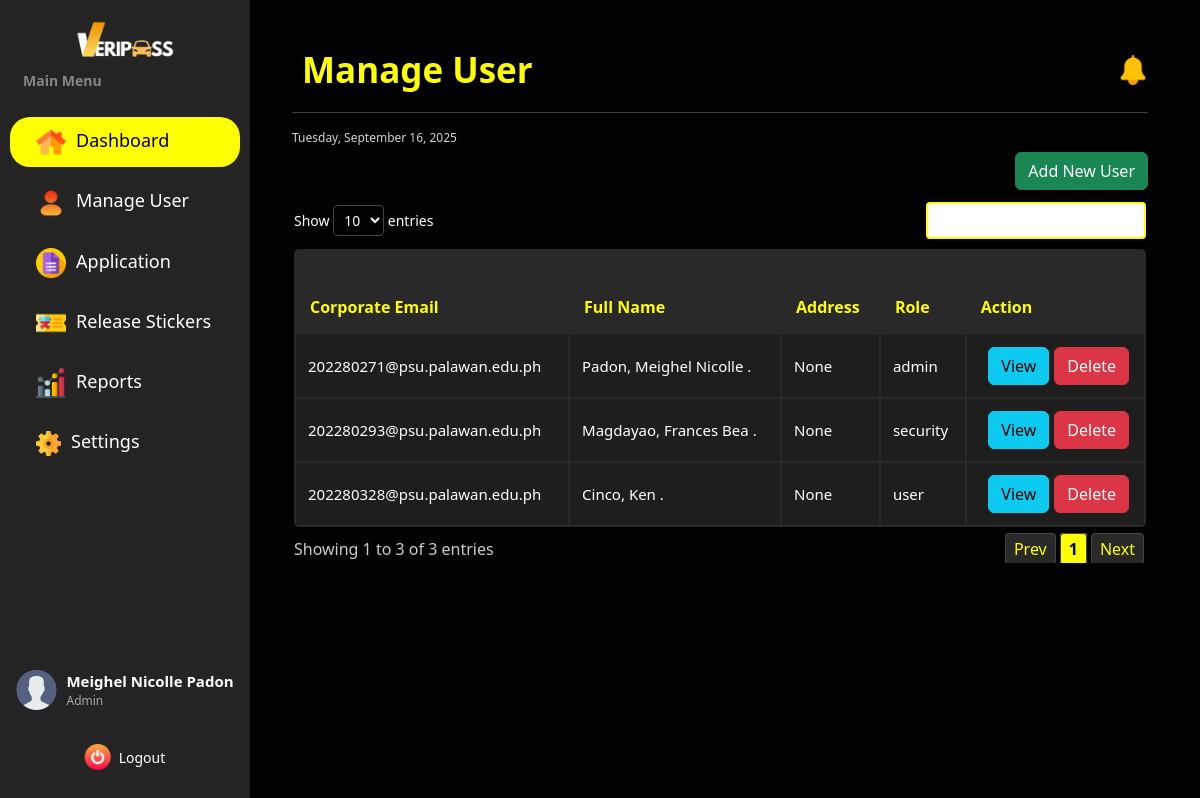
The app's page /dashboard/admin/manage_users/ (signed in) with its own data.
### vehicle_pass/models.py (models this page shows, shortened)
class BaseModel(models.Model):
    created_at = models.DateTimeField(auto_now_add=True, db_index=True)
    updated_at = models.DateTimeField(auto_now=True)
    class Meta:
        abstract = True

class UserProfile(BaseModel):
    ROLE_CHOICES = [('user', 'User'),
        ('security', 'Security'),
        ('admin', 'Admin')
        ]
    SCHOOL_ROLE_CHOICES = [('student', 'Student'),
                           ('faculty & staff', 'Faculty and Staff'),
                           ('university official', 'University Official')
    ]
    COLLEGE_CHOICES = [('CAD', 'College of Architecture and Design'),
                       ('CAH', 'College of Arts and Humanities'),
                       ('CBA', 'College of Business and Accountancy'),
                       ('CCJE', 'College of Criminal Justice and Education'),
                       ('CoE', 'College of Engineering'),
                       ('CHTM', 'College of Hospitality Management and Tourism'),
                       ('CNHS', 'College of Nursing and Health Sciences'),
                       ('CS', 'College of Sciences'),
                       ('CTE', 'College of Teacher Education'),
    ]
    YEAR_LEVEL_CHOICES = [('first year', 'First Year'),
                          ('second year', 'Second Year'),
                          ('third year', 'Thord Year'),
                          ('fourth year', 'Fourth year'),
                          ('fifth year', 'Fifth Year')
    ]
    OFFICE_CHOICES = [
        ('university president', 'University President'),
        ('university president coa', 'University President COA'),
        ('office of the university secretary', 'Office of the University Secretary'),
        ('legal office', 'Legal Office (Data Privacy Office)'),
        ('planning and development office', 'Planning and Development Office'),
        ('office of the internal audit services', 'Office of the Internal Audit Services (QMS)'),
        ('public information office', 'Public Information Office'),
        ('alumni affairs office', 'Alumni Affairs Office'),
        ('academic council', 'Academic Council'),
        ('administrative council', 'Administrative Council'),
        ('research and extension council', 'Research and Extension Council'),
        ('management committee', 'Management Committee'),
        ('university ethics committee', 'University Ethics Committee'),
        ('gender and development office', 'Gender and Development Office'),
        ('international affairs and linkages office', 'International Affairs and Linkages Office'),
        ('office of the vice president for finance and administration', 'Office of the Vice President for Finance and Administration'),
        ('bids and awards committee', 'Bids and Awards Committee'),
        ('administrative management office', 'Administrative Management Office'),
        ('records archives management office', 'Records Archives Management Office'),
        ('human resource management office', 'Human Resource Management Office'),
        ('faculty and staff development unit', 'Faculty and Staff Development Unit'),
        ('health services office', 'Health Services Office'),
        ('management information system information office', 'Management Information System Information Office'),
        ('security office', 'Security Office'),
        ('supply and property management office', 'Supply and Property Management Office'),
        ('disaster risk reduction and management office', 'Disaster Risk Reduction and Management Office'),
        ('project management office', 'Project Management Office'),
        ('general services office', 'General Services Office'),
        ('utility and environmental management office', 'Utility and Environmental Management Office'),
        ('motorpool office', 'Motorpool Office'),
        ('finance management service offices (cfo)', 'Finance Management Service Offices (CFO)'),
        ('accounting office', 'Accounting Office'),
        ('processing unit', 'Processing Unit'),
        ('student accounts & assessment', 'Student Accounts & Assessment'),
        ('financial reporting', 'Financial Reporting'),
        ('budget office', 'Budget Office'),
        ('production services/income generating projects office', 'Production Services/Income Generating Projects Office'),
        ('production', 'Production'),
        ('sifma', 'SIFMA'),
        ('university bookstore', 'University Bookstore'),
        ('auxiliary services - canteen', 'Auxiliary Services - Canteen'),
        ('auxiliary services - hostel', 'Auxiliary Services - Hostel'),
        ('auxiliary services - dormitory', 'Auxiliary Services - Dormitory'),
        ('university printing press', 'University Printing Press'),
        ('procurement office', 'Procurement Office'),
        ('cashiers office', 'Cashier’s Office'),
        ('office of the vice president for research, development and extension', 'Office of the Vice President for Research, Development and Extension'),
        ('university research office', 'University Research Office'),
        ('university extension service office', 'University Extension Service Office'),
        ('intellectual property and technology transfer office', 'Intellectual Property and Technology Transfer Office'),
        ('palawan studies center', 'Palawan Studies Center'),
        ('center for strategy policy and governance', 'Center for Strategy Policy and Governance'),
        ('panrehiyong iv-b sentro ng wikang pilipino', 'Panrehiyong IV-B Sentro ng Wikang Pilipino'),
        ('marine science research center', 'Marine Science Research Center'),
        ('palawan international technology business incubator & startup hub office', 'Palawan International Technology Business Incubator & Startup Hub Office'),
        ('office of the vice president for academic affairs', 'Office of the Vice President for Academic Affairs'),
        ('office of the eteeap', 'Office of the ETEEAP'),
        ('office of the university registrar', 'Office of the University Registrar'),
        ('university quality assurance center', 'University Quality Assurance Center'),
        ('office of the university sports', 'Office of the University Sports'),
        ('office of the curriculum & instructional materials development', 'Office of the Curriculum & Instructional Materials Development'),
        ('office of the student affairs and services', 'Office of the Student Affairs and Services'),
        ('social and cultural affairs (psu band, psu dance troupe, psu singers)', 'Social and Cultural Affairs (PSU Band, PSU Dance Troupe, PSU Singers)'),
        ('office of the university library', 'Office of the University Library'),
        ('psu museum', 'PSU Museum'),
    ]
    WORKPLACE_CHOICES = OFFICE_CHOICES + COLLEGE_CHOICES
    corporate_email = models.EmailField(max_length=50, unique=True)
    password = models.CharField(max_length=128)
    contact = models.CharField(max_length=14)
    lastname = models.CharField(max_length=25)
    firstname = models.CharField(max_length=50)
    middlename = models.CharField(max_length=25, blank=True, null=True)
    suffix = models.CharField(max_length=5, blank=True, null=True)
    address = models.CharField(max_length=100, blank=True, null=True)
    dl_number = models.CharField(max_length=25)
    college = models.CharField(max_length=100, choices=COLLEGE_CHOICES ,blank=True, null=True)
    program = models.CharField(max_length=100, blank=True, null=True)
    year_level = models.CharField(max_length=40, choices=YEAR_LEVEL_CHOICES, blank=True, null=True)
    father_name = models.CharField(max_length=100, blank=True, null=True)
    father_contact = models.CharField(max_length=14, blank=True, null=True)
    father_address = models.CharField(max_length=150, blank=True, null=True)
    mother_name = models.CharField(max_length=100, blank=True, null=True)
    mother_contact =models.CharField(max_length=14, blank=True, null=True)
    mother_address = models.CharField(max_length=150, blank=True, null=True)
    guardian_name = models.CharField(max_length=100, blank=True, null=True)
    guardian_contact = models.CharField(max_length=14, blank=True, null=True)
    guardian_address = models.CharField(max_length=150, blank=True, null=True)
    position = models.CharField(max_length=50, blank=True, null=True)
    workplace = models.CharField(max_length=150, choices=WORKPLACE_CHOICES, blank=True, null=True)
    role = models.CharField(max_length=20, choices=ROLE_CHOICES, default='user', null=True)
    school_role = models.CharField(max_length=20, choices=SCHOOL_ROLE_CHOICES, null=True, blank=True)

### vehicle_pass/views.py (the view)
# urls.py: path("dashboard/admin/manage_users/", AdminViewUser.as_view(), name="admin_manage_user"),
class AdminViewUser(CustomLoginRequiredMixin, ListView):
    model = UserProfile
    context_object_name = "users"
    template_name = 'Admin Dashboard/Admin_Manage_User.html'
    paginate_by = 20

### templates/Admin Dashboard/Admin_Manage_User.html (shortened to what this page needs)
{% extends "includes/admin_sidebar.html" %}
{% load static %}
{% block extra_css %}
    <link rel="stylesheet" href="{% static 'css/admin-dashboard-style.css' %}">
    <link rel="stylesheet" href="{% static 'css/sidebar.css' %}">
    <link rel="stylesheet"href="https://cdn.datatables.net/responsive/2.4.1/css/responsive.dataTables.min.css">
{% endblock %}
{% block content %}
<div class="dashboard-wrapper d-flex">
    <div class="main-content flex-grow-1 ms-uto">
        <div class="container-fluid py-1">
            <div class="d-flex justify-content-between align-items-center">
                <h2 class="title mb-3 mb-md-0">Manage User</h2>
                <div class="d-flex align-items-center gap-3">
                    <a href="Announcements.html" class="text-decoration-none position-relative">
                        <img src="{% static 'images/notification.png' %}" alt="Notifications" width="30" height="30">
                    </a>
                </div>
            </div>
            <hr>
            <small><span id="date"></span></small>
            <div class="filter-container d-flex justify-content-end">
                <a href="{% url 'admin_create_user' %}" class="btn btn-success">Add New User</a>
            </div>
            <section class="table-container">
                <table id="myTable" class="users-table">
                    <thead>
                        <tr>
                            <th>Corporate Email</th>
                            <th>Full Name</th>
                            <th>Address</th>
                            <th>Role</th>
                            <th>Action</th>
                        </tr>
                    </thead>
                    <tbody>
                    {% for user in users %}
                        <tr>
                            <td>{{ user.corporate_email }}</td>
                            <td>{{ user.lastname }}, {{ user.firstname }} {{ user.middle_name|slice:":1" }}.</td>
                            <td>{{ user.address }}</td>
                            <td>{{ user.role }}</td>
                            <td>
                                <a href="{% url 'admin_view_specific_user' user.pk %}" class="btn btn-info">View</a>
                                <button class="btn btn-danger">Delete</button>
                            </td>
                        </tr>
                        {% empty %}
                        <tr>
                        <td colspan="5" style="text-align: center">
                            <p class="text-sm font-weight-bold mb-0">No Records Found</p>
                        </td>
                        </tr>
                        {% endfor %}
                    </tbody>
                </table>
            </section>
        </div>
    </div>
</div>
{% endblock %}

### records on screen
UserProfile: corporate_email "202280271@psu.palawan.edu.ph", lastname "Padon", firstname "Meighel Nicolle", address "None", role "admin"
UserProfile: corporate_email "202280328@psu.palawan.edu.ph", lastname "Cinco", firstname "Ken", address "None", role "user"
UserProfile: corporate_email "202280293@psu.palawan.edu.ph", lastname "Magdayao", firstname "Frances Bea", address "None", role "security"

### other values on screen
{{ admin_name }} "Meighel Nicolle Padon"
